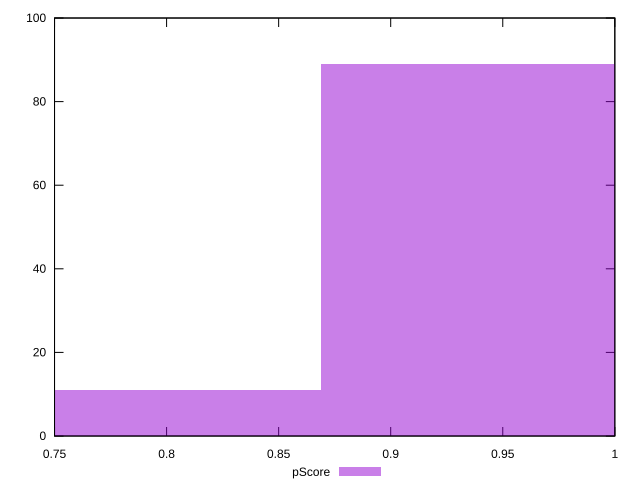

This chart was generated by the following gnuplot code:
reset

$pScore <<EOF
0.9358585963853767 89
0.8021645111874658 11
EOF

set key outside below
set boxwidth 0.13369408519791096
set xrange [0.75:1]
set yrange [0:100]
set trange [0:100]
set style fill transparent solid 0.5 noborder
set terminal svg size 640, 490 enhanced background rgb 'white'
set output "report_00019_2021-02-10T18-14-37.922Z//unused-css-rules/samples/pages/pScore/histogram.svg"

plot $pScore title "pScore" with boxes

reset
